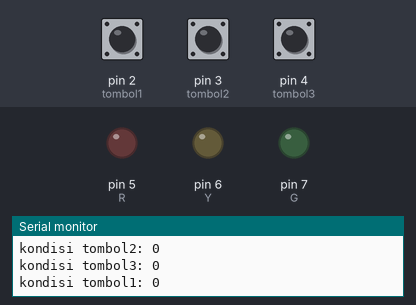
Simulated run of this sketch. Board: Arduino Uno, built with avr-gcc and run on an emulated ATmega328P. Parts: output pins drawn as LEDs (lit = HIGH), the last lines printed to the serial monitor. The inputs (shaded band) are chosen by the test bench; at power-on: pin 2 (tombol1) LOW, pin 3 (tombol2) LOW, pin 4 (tombol3) LOW.

Above: at 1.2 s.
1.3 s: pin 2 (tombol1) pulled HIGH for 0.15 s
At 1.46 s:
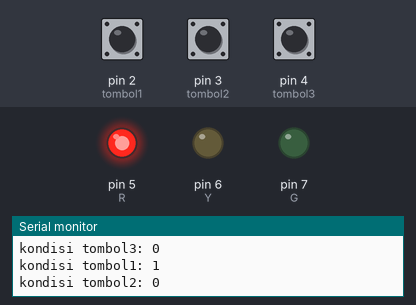
3.0 s: pin 3 (tombol2) pulled HIGH for 0.15 s
At 3.14 s:
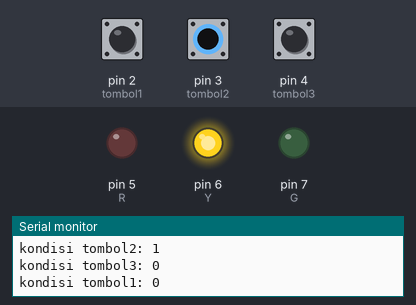
4.7 s: pin 4 (tombol3) pulled HIGH for 0.15 s
At 4.83 s:
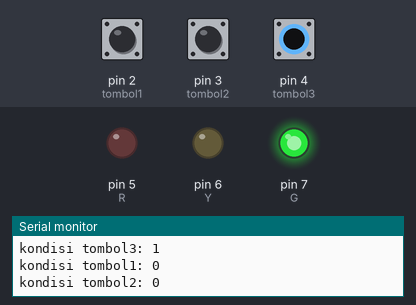
6.4 s: pin 4 (tombol3) pulled HIGH for 3.2 s
At 10.3 s:
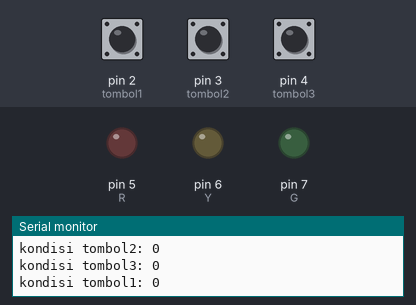
12.6 s: pin 2 (tombol1) pulled HIGH for 3.2 s
At 13.4 s:
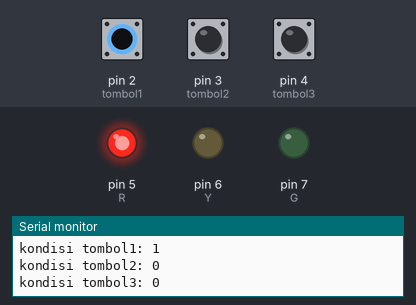
17.4 s: pin 2 (tombol1) driven HIGH and pin 3 (tombol2) driven HIGH
At 18.6 s:
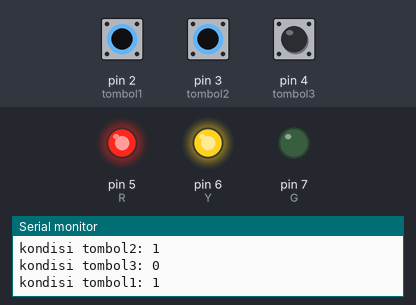
Timing chart, 0 to 19.9 s (numbered marks = the images above; inputs shaded):
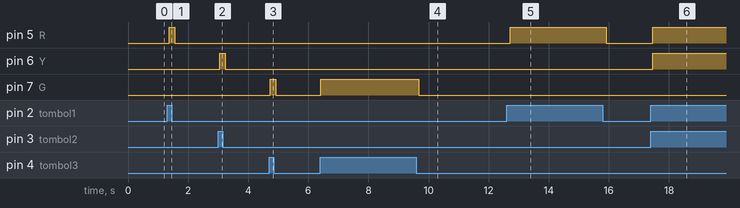

Measured:
- after the input at 1.3 s, pin 5 (R): LOW → HIGH after 0.07 s, → LOW 0.19 s later
- after the input at 3.0 s, pin 6 (Y): LOW → HIGH after 0.05 s, → LOW 0.19 s later
- after the input at 4.7 s, pin 7 (G): LOW → HIGH at once, → LOW 0.19 s later
- after the input at 6.4 s, pin 7 (G): LOW → HIGH at once, → LOW 3.2 s later
- after the input at 12.6 s, pin 5 (R): LOW → HIGH after 0.12 s, → LOW 3.2 s later
- after the input at 17.4 s, pin 5 (R), pin 6 (Y): LOW → HIGH after 0.07 s

The sketch:

1.button.ino
```cpp
int tombol1=2;//input push button1 di pin2
int R=5;
int tombol2=3;//input push button2 di pin3
int Y=6;
int tombol3=4;//input push button3 di pin4
int G=7;

void setup() {
  Serial.begin(9600);
  pinMode(tombol1,INPUT);
  pinMode(R,OUTPUT);
  pinMode(tombol2,INPUT);
  pinMode(Y,OUTPUT);
  pinMode(tombol3,INPUT);
  pinMode(G,OUTPUT);

}

void loop() {
  int bacaTombol1=digitalRead(tombol1);
  Serial.println("kondisi tombol1: " +String(bacaTombol1));
  int bacaTombol2=digitalRead(tombol2);
  Serial.println("kondisi tombol2: " +String(bacaTombol2));
  int bacaTombol3=digitalRead(tombol3);
  Serial.println("kondisi tombol3: " +String(bacaTombol3));

if(bacaTombol1==1){
digitalWrite(R,HIGH);
}else{
digitalWrite(R,LOW);}

if(bacaTombol2==1){
digitalWrite(Y,HIGH);
}else{
digitalWrite(Y,LOW);}

if(bacaTombol3==1){
digitalWrite(G,HIGH);
}else{
digitalWrite(G,LOW);}
}
```
